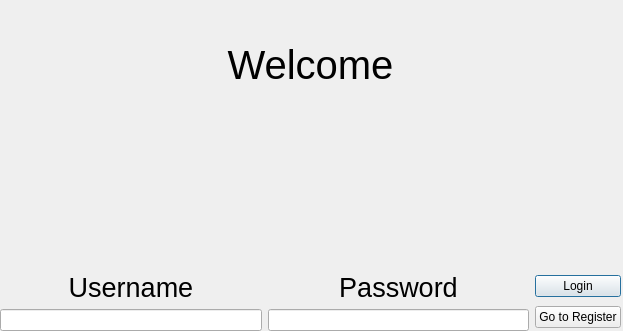
<?xml version="1.0" encoding="UTF-8"?>
<ui version="4.0">
 <class>userpage</class>
 <widget class="QDialog" name="userpage">
  <property name="geometry">
   <rect>
    <x>0</x>
    <y>0</y>
    <width>623</width>
    <height>331</height>
   </rect>
  </property>
  <property name="windowTitle">
   <string>Dialog</string>
  </property>
  <widget class="QWidget" name="verticalLayoutWidget_2">
   <property name="geometry">
    <rect>
     <x>0</x>
     <y>0</y>
     <width>621</width>
     <height>331</height>
    </rect>
   </property>
   <layout class="QVBoxLayout" name="verticalLayout_2">
    <item>
     <layout class="QVBoxLayout" name="verticalLayout_4">
      <item>
       <widget class="QLabel" name="label">
        <property name="font">
         <font>
          <pointsize>30</pointsize>
          <weight>50</weight>
          <bold>false</bold>
         </font>
        </property>
        <property name="text">
         <string>Welcome</string>
        </property>
        <property name="textFormat">
         <enum>Qt::RichText</enum>
        </property>
        <property name="alignment">
         <set>Qt::AlignCenter</set>
        </property>
       </widget>
      </item>
     </layout>
    </item>
    <item>
     <widget class="QLabel" name="label_4">
      <property name="text">
       <string/>
      </property>
      <property name="alignment">
       <set>Qt::AlignCenter</set>
      </property>
     </widget>
    </item>
    <item>
     <layout class="QHBoxLayout" name="horizontalLayout_2">
      <item>
       <layout class="QHBoxLayout" name="horizontalLayout">
        <item>
         <layout class="QVBoxLayout" name="verticalLayout_5">
          <item>
           <widget class="QLabel" name="label_3">
            <property name="font">
             <font>
              <pointsize>20</pointsize>
              <weight>50</weight>
              <bold>false</bold>
             </font>
            </property>
            <property name="text">
             <string>Username</string>
            </property>
            <property name="alignment">
             <set>Qt::AlignCenter</set>
            </property>
           </widget>
          </item>
          <item>
           <widget class="QLineEdit" name="lineEdit"/>
          </item>
         </layout>
        </item>
        <item>
         <layout class="QVBoxLayout" name="verticalLayout_6">
          <item>
           <widget class="QLabel" name="label_5">
            <property name="font">
             <font>
              <pointsize>20</pointsize>
              <weight>50</weight>
              <bold>false</bold>
             </font>
            </property>
            <property name="text">
             <string>Password</string>
            </property>
            <property name="alignment">
             <set>Qt::AlignCenter</set>
            </property>
           </widget>
          </item>
          <item>
           <widget class="QLineEdit" name="lineEdit_2"/>
          </item>
         </layout>
        </item>
        <item>
         <layout class="QVBoxLayout" name="verticalLayout">
          <item>
           <widget class="QPushButton" name="login">
            <property name="text">
             <string>Login</string>
            </property>
           </widget>
          </item>
          <item>
           <widget class="QPushButton" name="pushButton">
            <property name="text">
             <string>Go to Register</string>
            </property>
           </widget>
          </item>
         </layout>
        </item>
       </layout>
      </item>
     </layout>
    </item>
   </layout>
  </widget>
 </widget>
 <resources/>
 <connections/>
</ui>
